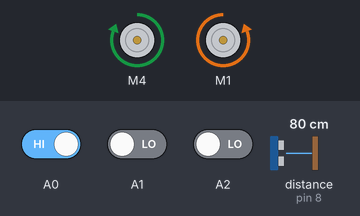
The sketch below on a simulated Arduino Uno, built with avr-gcc and run on an emulated ATmega328P. Shown: 2 × DC motor (green arrow = forward, orange = backward, longer = faster). Wiring (inferred from the names in the program): ultrasonic range finder: trigger pin 9; echo pin 8. Inputs (shaded band) come from the test bench; at power-on: distance to the obstacle (sensor on pin 8) 80 cm, A1 LOW, A0 HIGH, A2 LOW. The echo pulse lasts 58.3 µs per cm.

Above: at 1.2 s.
1.3 s: distance to the obstacle (sensor on pin 8) set to 24 cm
2.8 s: distance to the obstacle (sensor on pin 8) set to 19 cm
At 3.1 s:
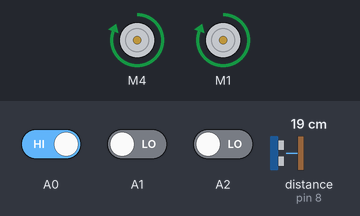
4.3 s: distance to the obstacle (sensor on pin 8) set to 35 cm
At 5.2 s:
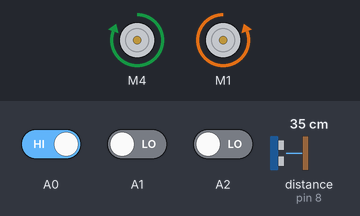
5.8 s: A1 driven HIGH
At 6.7 s:
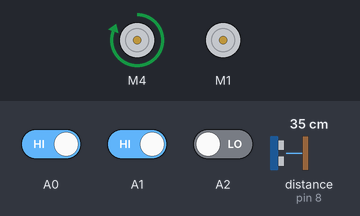
7.3 s: A1 driven LOW
At 7.8 s:
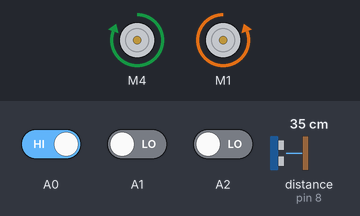
8.8 s: A0 driven LOW and A2 driven HIGH
At 10.1 s:
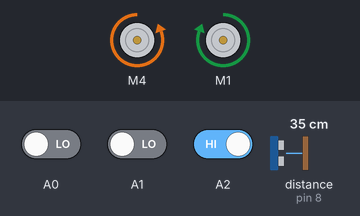
Timing chart, 0 to 11.3 s (numbered marks = the images above; inputs shaded):
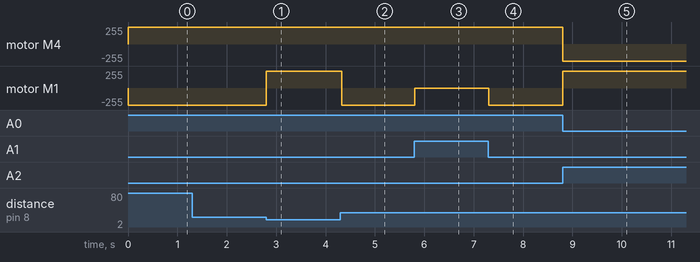

Measured:
- the behaviour switches between 22 and 21 cm on distance to the obstacle (sensor on pin 8) (found by bisection; images 0 and 1)
- after the input at 1.3 s, every drawn part: stays the same
- after the input at 2.8 s, motor M1: backward 255/255 → forward 255/255 at once
- after the input at 4.3 s, motor M1: forward 255/255 → backward 255/255 at once
- after the input at 5.8 s, motor M1: backward 255/255 → stopped at once
- after the input at 7.3 s, motor M1: stopped → backward 255/255 at once
- after the input at 8.8 s, motor M4: forward 255/255 → backward 255/255 at once; motor M1: backward 255/255 → forward 255/255 at once

The sketch:

sketch_BAST10N.ino
```cpp
#include <AFMotor.h> // Adafruit V1 motor shield library

#define forwardSpeed 255
#define turnSpeed    255
#define attackSpeed  255
#define attackDistance 20  // distance in cm to trigger attack

// Motor setup
AF_DCMotor motor1(4, MOTOR34_1KHZ);
AF_DCMotor motor2(1, MOTOR12_1KHZ);

// Ultrasonic sensor pins
#define trigPin 9
#define echoPin 8

// Function to measure distance
long getDistance() {
  digitalWrite(trigPin, LOW);
  delayMicroseconds(2);
  digitalWrite(trigPin, HIGH);
  delayMicroseconds(10);
  digitalWrite(trigPin, LOW);

  long duration = pulseIn(echoPin, HIGH);
  long distance = duration * 0.034 / 2; // Convert to cm
  return distance;
}

void setup() {
  pinMode(A0, INPUT);
  pinMode(A1, INPUT);
  pinMode(A2, INPUT);

  pinMode(trigPin, OUTPUT);
  pinMode(echoPin, INPUT);
}

void loop() {
  int AINL = digitalRead(A0);
  int AINC = digitalRead(A1);
  int AINR = digitalRead(A2);

  long distance = getDistance();

  // ATTACK MODE: if object is close
  if (distance > 0 && distance <= attackDistance) {
    motor1.setSpeed(attackSpeed);
    motor2.setSpeed(attackSpeed);
    motor1.run(FORWARD);
    motor2.run(FORWARD);
    delay(100);
    return; // skip rest of logic to prioritize attack
  }

  // LINE SENSOR LOGIC
  if (!AINL && AINC && !AINR) { // 010
    motor1.setSpeed(forwardSpeed);
    motor2.setSpeed(forwardSpeed);
    motor1.run(FORWARD);
    motor2.run(FORWARD);
  }
  else if (AINL && AINC && !AINR) { // 110
    motor1.setSpeed(turnSpeed);
    motor2.setSpeed(turnSpeed);
    motor1.run(FORWARD);
    motor2.run(RELEASE);
  }
  else if (!AINL && AINC && AINR) { // 011
    motor1.setSpeed(turnSpeed);
    motor2.setSpeed(turnSpeed);
    motor1.run(RELEASE);
    motor2.run(FORWARD);
  }
  else if (AINL && !AINC && !AINR) { // 100
    motor1.setSpeed(turnSpeed);
    motor2.setSpeed(turnSpeed);
    motor1.run(FORWARD);
    motor2.run(BACKWARD);
  }
  else if (!AINL && !AINC && AINR) { // 001
    motor1.setSpeed(turnSpeed);
    motor2.setSpeed(turnSpeed);
    motor1.run(BACKWARD);
    motor2.run(FORWARD);
  }
}
```
